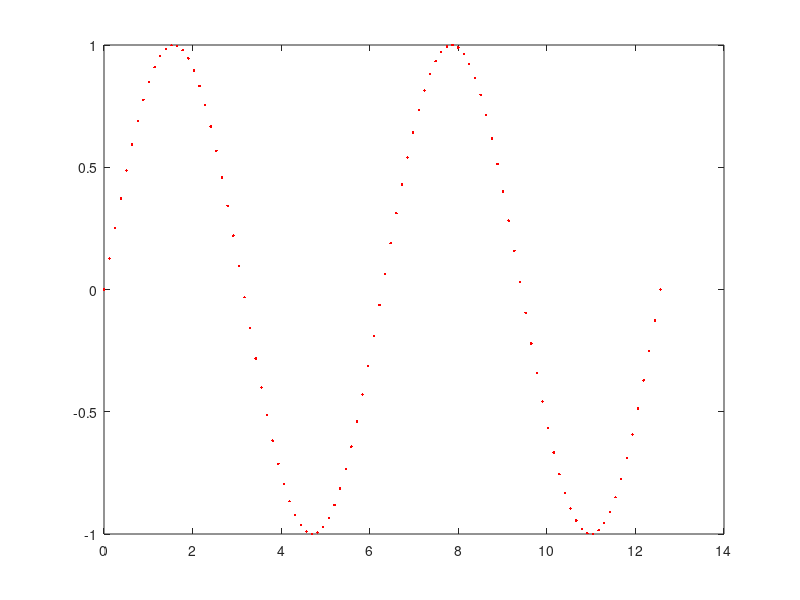

Here is the MATLAB script that generated this plot: (Note: this script raises an error after producing the figure.)

% create a sinusoidal reference path
xpath = linspace(0,4*pi,100);
ypath = sin(xpath);
plot(xpath,ypath,'.r');

hold on

% start an animated line feature
h = animatedline;
axis([0 4*pi -1 1])

% create a "car" of width w and height 2w
w = 0.2;
car = [- w/2, - w; w/2, -w; w/2, w; -w/2, w]';
a = patch('XData',car(:,1),'YData',car(:,2));
a.EdgeColor = [0 0 0];
a.FaceColor = 'none'

% perform an animated "simulation" - no dynamics, just kinematics
for x = linspace(0,4*pi,80000)
    y = sin(x);
    addpoints(h,x,y)

    %generate un-rotated car at new location x,y
    car = [x - w/2, y - w; x + w/2, y-w; x+w/2, y+w; x-w/2, y+w];

    % rotate car according to slope of curve 
    %car2 = rotate(car'-[x;y], pi/2 - cos(x))' + [x;y]';
    car2 = rotate(car'-[x;y], 0)' + [x;y]';

    %update car image
    a.XData = car2(:,1);
    a.YData = car2(:,2);
    drawnow limitrate nocallbacks
end

hold off